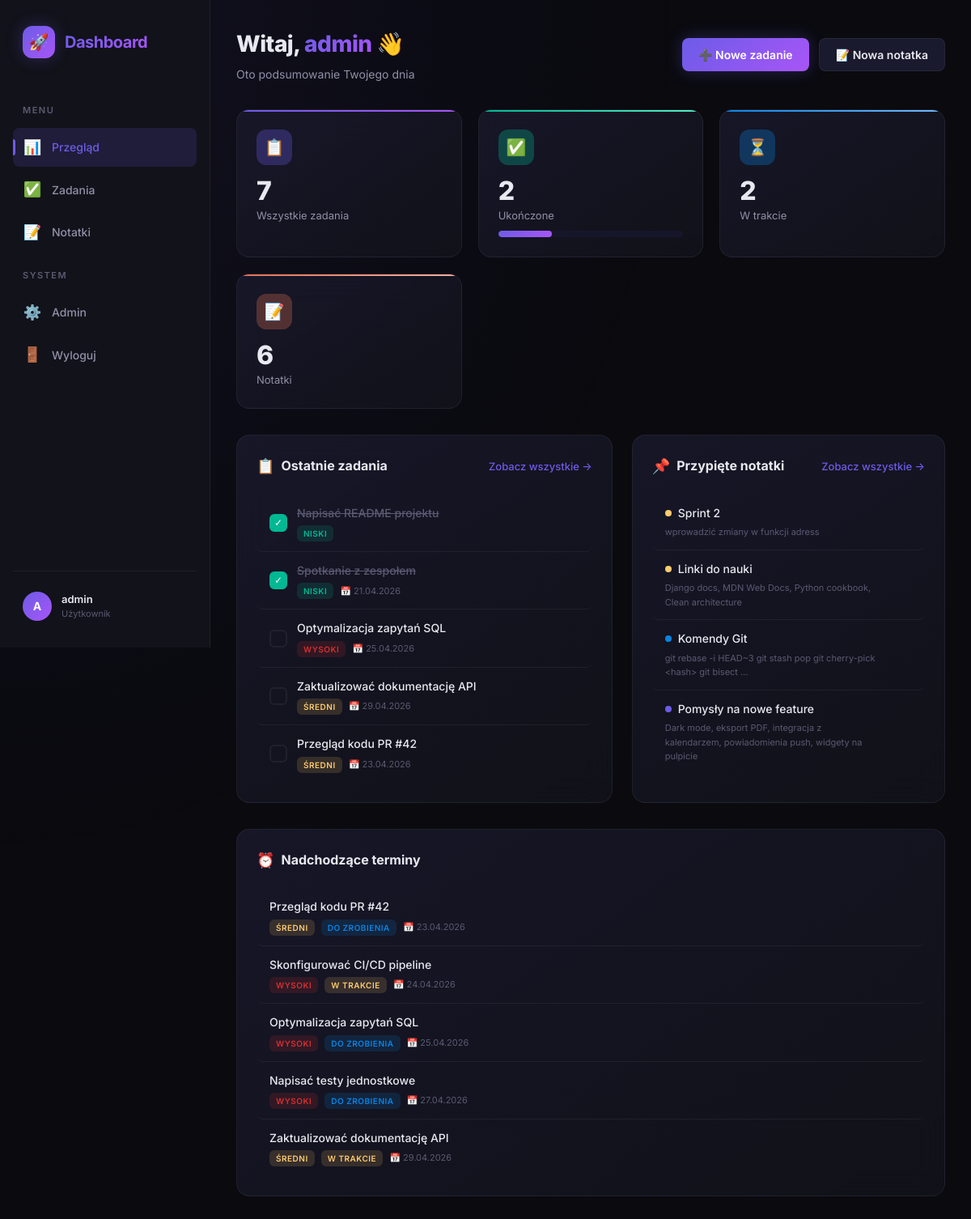
The app's page / (signed in) with its own data.
### dashboard/models.py (models this page shows, shortened)
class Task(models.Model):
    PRIORITY_CHOICES = [
        ('low', 'Niski'),
        ('medium', 'Średni'),
        ('high', 'Wysoki'),
    ]
    STATUS_CHOICES = [
        ('todo', 'Do zrobienia'),
        ('in_progress', 'W trakcie'),
        ('done', 'Zrobione'),
    ]
    user = models.ForeignKey(User, on_delete=models.CASCADE, related_name='tasks')
    title = models.CharField(max_length=200, verbose_name='Tytuł')
    description = models.TextField(blank=True, verbose_name='Opis')
    priority = models.CharField(max_length=10, choices=PRIORITY_CHOICES, default='medium', verbose_name='Priorytet')
    status = models.CharField(max_length=20, choices=STATUS_CHOICES, default='todo', verbose_name='Status')
    due_date = models.DateField(null=True, blank=True, verbose_name='Termin')
    created_at = models.DateTimeField(auto_now_add=True)
    updated_at = models.DateTimeField(auto_now=True)
    class Meta:
        ordering = ['-created_at']
        verbose_name = 'Zadanie'
        verbose_name_plural = 'Zadania'

class Note(models.Model):
    COLOR_CHOICES = [
        ('#6c5ce7', 'Fioletowy'),
        ('#00b894', 'Zielony'),
        ('#fdcb6e', 'Żółty'),
        ('#e17055', 'Pomarańczowy'),
        ('#0984e3', 'Niebieski'),
        ('#d63031', 'Czerwony'),
    ]
    user = models.ForeignKey(User, on_delete=models.CASCADE, related_name='notes')
    title = models.CharField(max_length=200, verbose_name='Tytuł')
    content = models.TextField(verbose_name='Treść')
    color = models.CharField(max_length=7, choices=COLOR_CHOICES, default='#6c5ce7', verbose_name='Kolor')
    pinned = models.BooleanField(default=False, verbose_name='Przypięta')
    created_at = models.DateTimeField(auto_now_add=True)
    updated_at = models.DateTimeField(auto_now=True)
    class Meta:
        ordering = ['-pinned', '-created_at']
        verbose_name = 'Notatka'
        verbose_name_plural = 'Notatki'

### dashboard/views.py (the view)
# urls.py: path('', views.dashboard_view, name='dashboard'),
@login_required
def dashboard_view(request):
    tasks = Task.objects.filter(user=request.user)
    notes = Note.objects.filter(user=request.user)
    total_tasks = tasks.count()
    done_tasks = tasks.filter(status='done').count()
    in_progress_tasks = tasks.filter(status='in_progress').count()
    todo_tasks = tasks.filter(status='todo').count()
    total_notes = notes.count()
    today = timezone.now().date()
    upcoming = tasks.filter(
        due_date__gte=today,
        due_date__lte=today + timedelta(days=7),
        status__in=['todo', 'in_progress']
    ).order_by('due_date')[:5]
    recent_tasks = tasks[:5]
    pinned_notes = notes.filter(pinned=True)[:4]
    context = {
        'total_tasks': total_tasks,
        'done_tasks': done_tasks,
        'in_progress_tasks': in_progress_tasks,
        'todo_tasks': todo_tasks,
        'total_notes': total_notes,
        'upcoming': upcoming,
        'recent_tasks': recent_tasks,
        'pinned_notes': pinned_notes,
        'completion_rate': round((done_tasks / total_tasks * 100) if total_tasks > 0 else 0),
    }
    return render(request, 'dashboard/index.html', context)

### templates/dashboard/index.html (shortened to what this page needs)
{% extends 'dashboard/base.html' %}
{% block content %}
<div class="fade-in">
    <div class="page-header">
        <div>
            <h1 class="page-title">Witaj, <span>{{ request.user.username }}</span> 👋</h1>
            <p class="page-subtitle">Oto podsumowanie Twojego dnia</p>
        </div>
        <div style="display: flex; gap: 12px;">
            <a href="{% url 'task_create' %}" class="btn btn-primary" id="btn-new-task">
                ➕ Nowe zadanie
            </a>
            <a href="{% url 'note_create' %}" class="btn btn-secondary" id="btn-new-note">
                📝 Nowa notatka
            </a>
        </div>
    </div>
    <div class="stats-grid">
        <div class="stat-card purple" id="stat-total-tasks">
            <div class="stat-card-header">
                <div class="stat-card-icon">📋</div>
            </div>
            <div class="stat-card-value">{{ total_tasks }}</div>
            <div class="stat-card-label">Wszystkie zadania</div>
        </div>
        <div class="stat-card green" id="stat-done-tasks">
            <div class="stat-card-header">
                <div class="stat-card-icon">✅</div>
            </div>
            <div class="stat-card-value">{{ done_tasks }}</div>
            <div class="stat-card-label">Ukończone</div>
            <div class="progress-bar">
                <div class="progress-bar-fill" style="width: {{ completion_rate }}%"></div>
            </div>
        </div>
        <div class="stat-card blue" id="stat-in-progress">
            <div class="stat-card-header">
                <div class="stat-card-icon">⏳</div>
            </div>
            <div class="stat-card-value">{{ in_progress_tasks }}</div>
            <div class="stat-card-label">W trakcie</div>
        </div>
        <div class="stat-card orange" id="stat-notes">
            <div class="stat-card-header">
                <div class="stat-card-icon">📝</div>
            </div>
            <div class="stat-card-value">{{ total_notes }}</div>
            <div class="stat-card-label">Notatki</div>
        </div>
    </div>
    <div class="content-grid">
        <div class="card" id="recent-tasks-card">
            <div class="card-header">
                <h2 class="card-title">
                    <span class="card-title-icon">📋</span>
                    Ostatnie zadania
                </h2>
                <a href="{% url 'task_list' %}" class="card-action">Zobacz wszystkie →</a>
            </div>
            {% if recent_tasks %}
                {% for task in recent_tasks %}
                <div class="task-item {% if task.status == 'done' %}done{% endif %}">
                    <div class="task-checkbox">
                        <form action="{% url 'task_toggle' task.pk %}" method="post">
                            <button type="submit" title="Zmień status">{% if task.status == 'done' %}✓{% endif %}</button>
                        </form>
                    </div>
                    <div class="task-info">
                        <div class="task-title">{{ task.title }}</div>
                        <div class="task-meta">
                            <span class="priority-badge {{ task.priority }}">{{ task.get_priority_display }}</span>
                            {% if task.due_date %}
                            <span class="task-due">📅 {{ task.due_date|date:"d.m.Y" }}</span>
                            {% endif %}
                        </div>
                    </div>
                </div>
                {% endfor %}
            {% else %}
                <div class="empty-state">
                    <div class="empty-state-icon">📋</div>
                    <p class="empty-state-text">Nie masz jeszcze żadnych zadań</p>
                    <a href="{% url 'task_create' %}" class="btn btn-primary btn-sm">Dodaj zadanie</a>
                </div>
            {% endif %}
        </div>
        <div class="card" id="pinned-notes-card">
            <div class="card-header">
                <h2 class="card-title">
                    <span class="card-title-icon">📌</span>
                    Przypięte notatki
                </h2>
                <a href="{% url 'note_list' %}" class="card-action">Zobacz wszystkie →</a>
            </div>
            {% if pinned_notes %}
                {% for note in pinned_notes %}
                <div class="task-item">
                    <div class="task-info">
                        <div class="task-title" style="display: flex; align-items: center; gap: 8px;">
                            <span style="width: 8px; height: 8px; border-radius: 50%; background: {{ note.color }}; flex-shrink: 0;"></span>
                            {{ note.title }}
                        </div>
                        <div class="task-meta">
                            <span class="task-due">{{ note.content|truncatewords:12 }}</span>
                        </div>
                    </div>
                </div>
                {% endfor %}
            {% else %}
                <div class="empty-state">
                    <div class="empty-state-icon">📌</div>
                    <p class="empty-state-text">Brak przypiętych notatek</p>
                    <a href="{% url 'note_create' %}" class="btn btn-primary btn-sm">Dodaj notatkę</a>
                </div>
            {% endif %}
        </div>
    </div>
    {% if upcoming %}
    <div class="card" id="upcoming-deadlines-card">
        <div class="card-header">
            <h2 class="card-title">
                <span class="card-title-icon">⏰</span>
                Nadchodzące terminy
            </h2>
        </div>
        {% for task in upcoming %}
        <div class="task-item">
            <div class="task-info">
                <div class="task-title">{{ task.title }}</div>
                <div class="task-meta">
                    <span class="priority-badge {{ task.priority }}">{{ task.get_priority_display }}</span>
                    <span class="status-badge {{ task.status }}">{{ task.get_status_display }}</span>
                    <span class="task-due">📅 {{ task.due_date|date:"d.m.Y" }}</span>
                </div>
            </div>
        </div>
        {% endfor %}
    </div>
    {% endif %}
</div>
{% endblock %}

### templates/dashboard/base.html (shortened to what this page needs)
{% load static %}
<!DOCTYPE html>
<html lang="pl">
<head>
    <link rel="stylesheet" href="{% static 'css/style.css' %}">
</head>
<body>
    <div class="app-layout">
        <aside class="sidebar" id="sidebar">
            <div class="sidebar-logo">
                <div class="sidebar-logo-icon">🚀</div>
                <div class="sidebar-logo-text">Dashboard</div>
            </div>
            <nav class="sidebar-nav">
                <div class="nav-section-label">Menu</div>
                <a href="{% url 'dashboard' %}" class="nav-link {% if request.resolver_match.url_name == 'dashboard' %}active{% endif %}" id="nav-dashboard">
                    <span class="nav-link-icon">📊</span>
                    <span>Przegląd</span>
                </a>
                <a href="{% url 'task_list' %}" class="nav-link {% if 'task' in request.resolver_match.url_name %}active{% endif %}" id="nav-tasks">
                    <span class="nav-link-icon">✅</span>
                    <span>Zadania</span>
                </a>
                <a href="{% url 'note_list' %}" class="nav-link {% if 'note' in request.resolver_match.url_name %}active{% endif %}" id="nav-notes">
                    <span class="nav-link-icon">📝</span>
                    <span>Notatki</span>
                </a>
                <div class="nav-section-label">System</div>
                <a href="{% url 'admin:index' %}" class="nav-link" id="nav-admin">
                    <span class="nav-link-icon">⚙️</span>
                    <span>Admin</span>
                </a>
                <a href="{% url 'logout' %}" class="nav-link" id="nav-logout">
                    <span class="nav-link-icon">🚪</span>
                    <span>Wyloguj</span>
                </a>
            </nav>
            <div class="sidebar-footer">
                <div class="sidebar-user">
                    <div class="sidebar-user-avatar">
                        {{ request.user.username|first|upper }}
                    </div>
                    <div class="sidebar-user-info">
                        <div class="sidebar-user-name">{{ request.user.username }}</div>
                        <div class="sidebar-user-role">Użytkownik</div>
                    </div>
                </div>
            </div>
        </aside>
        <main class="main-content">
            {% block content %}{% endblock %}
        </main>
    </div>
</body>
</html>

### records on screen
Task: title "Napisać README projektu", priority "NISKI"
Task: title "Spotkanie z zespołem", priority "NISKI", due_date "21.04.2026"
Task: title "Optymalizacja zapytań SQL", priority "WYSOKI", due_date "25.04.2026", status "DO ZROBIENIA"
Task: title "Zaktualizować dokumentację API", priority "ŚREDNI", due_date "29.04.2026", status "W TRAKCIE"
Task: title "Przegląd kodu PR #42", priority "ŚREDNI", due_date "23.04.2026", status "DO ZROBIENIA"
Note: title "Sprint 2", content "wprowadzić zmiany w funkcji adress"
Note: title "Linki do nauki", content "Django docs, MDN Web Docs, Python cookbook, Clean architecture"
Note: title "Komendy Git", content "git rebase -i HEAD~3 git stash pop git cherry-pick <hash> git bisect …"
Note: title "Pomysły na nowe feature", content "Dark mode, eksport PDF, integracja z kalendarzem, powiadomienia push, widgety na pulpicie"
Task: title "Skonfigurować CI/CD pipeline", priority "WYSOKI", status "W TRAKCIE", due_date "24.04.2026"
Task: title "Napisać testy jednostkowe", priority "WYSOKI", status "DO ZROBIENIA", due_date "27.04.2026"

### other values on screen
{{ request.user.username|first|upper }} "A"
{{ request.user.username }} "admin"
{{ total_tasks }} "7"
{{ done_tasks }} "2"
{{ in_progress_tasks }} "2"
{{ total_notes }} "6"
